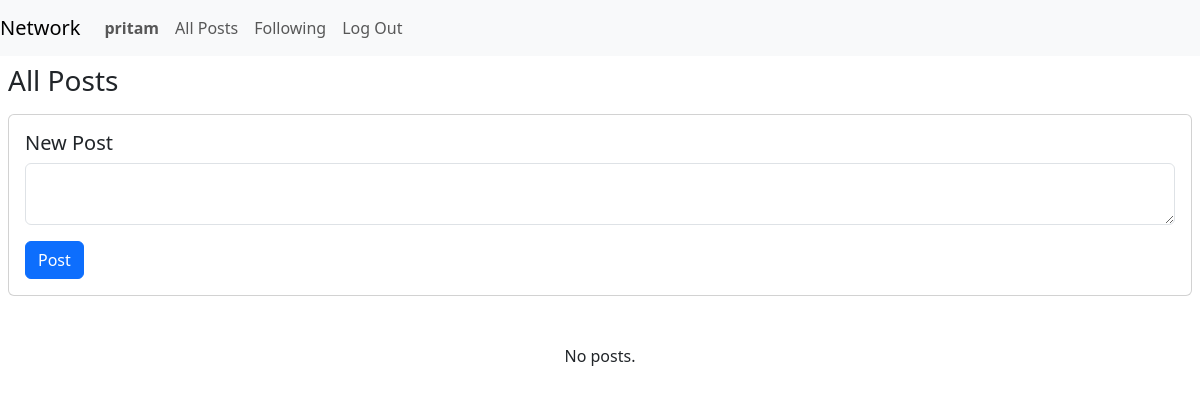
Before: / (signed in) with the older database file.
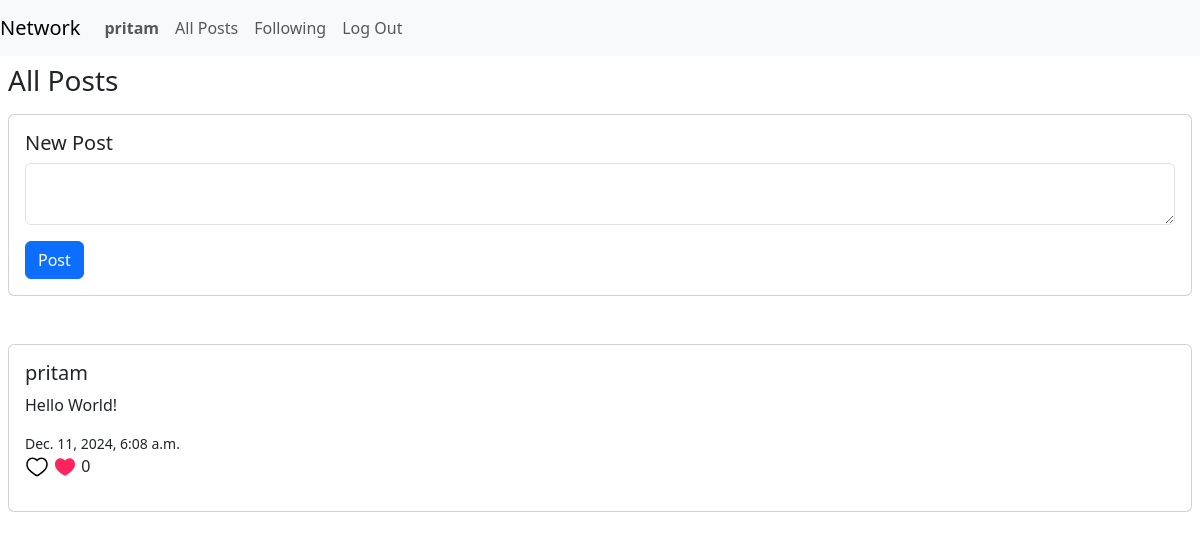
After: the same page with the newer database file.
### network/models.py (models this page shows, shortened)
class User(AbstractUser):
    pass

class Post(models.Model):
    user = models.ForeignKey(User, on_delete=models.CASCADE, related_name="posts")
    content = models.TextField()
    timestamp = models.DateTimeField(auto_now_add=True)

### network/views.py (the view)
# urls.py: path("", views.index, name="index"),
def index(request):
    posts = Post.objects.all()
    return render(request, "network/index.html", {
        "posts": posts
    })

### network/templates/network/index.html (shortened to what this page needs)
{% extends "network/layout.html" %}
{% block body %}
    <div class="mb-3">
        <h3>All Posts</h3>
    </div>
    {% if user.is_authenticated %}
        <div class="card mb-5 p-3">
            <h5>New Post</h5>
            <form action="{% url 'new_post' %}" method="post">
                <textarea name="post" id="post" class="form-control mb-3"></textarea>
                <button type="submit" class="btn btn-primary">Post</button>
            </form>
        </div>
    {% endif %}
    {% for post in posts %}
        <div class="card p-3 mb-3">
            <h5>{{ post.user }}</h5>
            <p>{{ post.content }}</p>
            <small>{{ post.timestamp }}</small>
            <p>
            0
            </p>
        </div>
    {% empty %}
        <p class="text-center">No posts.</p>
    {% endfor %}
{% endblock %}

### network/templates/network/layout.html (shortened to what this page needs)
{% load static %}
<!DOCTYPE html>
<html lang="en">
    <head>
        <link href="https://cdn.jsdelivr.net/npm/bootstrap@5.3.3/dist/css/bootstrap.min.css" rel="stylesheet">
        <link href="{% static 'network/styles.css' %}" rel="stylesheet">
    </head>
    <body>
        <nav class="navbar navbar-expand-lg navbar-light bg-light">
            <a class="navbar-brand" href="#">Network</a>
            <div>
              <ul class="navbar-nav mr-auto">
                {% if user.is_authenticated %}
                    <li class="nav-item">
                        <a class="nav-link" href="#"><strong>{{ user.username }}</strong></a>
                    </li>
                {% endif %}
                <li class="nav-item">
                  <a class="nav-link" href="{% url 'index' %}">All Posts</a>
                </li>
                {% if user.is_authenticated %}
                    <li class="nav-item">
                        <a class="nav-link" href="#">Following</a>
                    </li>
                    <li class="nav-item">
                        <a class="nav-link" href="{% url 'logout' %}">Log Out</a>
                    </li>
                {% endif %}
              </ul>
            </div>
          </nav>
        <div class="body p-2">
            {% block body %}
            {% endblock %}
        </div>
    </body>
</html>

Changed rows visible on the page:
added Post: user "pritam", content "Hello World!", timestamp "Dec. 11, 2024, 6:08 a.m."
Other visible differences:
text no longer shown: "No posts."
